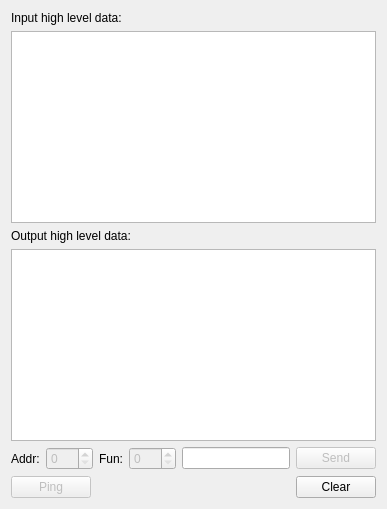
      <widget class="QWidget" name="TabData">
       <attribute name="title">
        <string>Data</string>
       </attribute>
       <layout class="QVBoxLayout" name="verticalLayout_2">
        <item>
         <widget class="QLabel" name="label_17">
          <property name="text">
           <string>Input high level data:</string>
          </property>
         </widget>
        </item>
        <item>
         <widget class="QTextEdit" name="MiddleInput">
          <property name="undoRedoEnabled">
           <bool>false</bool>
          </property>
          <property name="readOnly">
           <bool>true</bool>
          </property>
          <property name="acceptRichText">
           <bool>false</bool>
          </property>
         </widget>
        </item>
        <item>
         <widget class="QLabel" name="label_18">
          <property name="text">
           <string>Output high level data:</string>
          </property>
         </widget>
        </item>
        <item>
         <widget class="QTextEdit" name="MiddleOutput">
          <property name="undoRedoEnabled">
           <bool>false</bool>
          </property>
          <property name="readOnly">
           <bool>true</bool>
          </property>
          <property name="acceptRichText">
           <bool>false</bool>
          </property>
         </widget>
        </item>
        <item>
         <layout class="QHBoxLayout" name="horizontalLayout_5">
          <item>
           <widget class="QLabel" name="label_19">
            <property name="text">
             <string>Addr:</string>
            </property>
            <property name="buddy">
             <cstring>SendAddress</cstring>
            </property>
           </widget>
          </item>
          <item>
           <widget class="QSpinBox" name="SendAddress">
            <property name="enabled">
             <bool>false</bool>
            </property>
            <property name="maximum">
             <number>255</number>
            </property>
           </widget>
          </item>
          <item>
           <widget class="QLabel" name="label_20">
            <property name="text">
             <string>Fun:</string>
            </property>
            <property name="buddy">
             <cstring>SendFunction</cstring>
            </property>
           </widget>
          </item>
          <item>
           <widget class="QSpinBox" name="SendFunction">
            <property name="enabled">
             <bool>false</bool>
            </property>
            <property name="maximum">
             <number>255</number>
            </property>
           </widget>
          </item>
          <item>
           <widget class="QLineEdit" name="SendData"/>
          </item>
          <item>
           <widget class="QPushButton" name="MiddleSend">
            <property name="enabled">
             <bool>false</bool>
            </property>
            <property name="text">
             <string>Send</string>
            </property>
           </widget>
          </item>
         </layout>
        </item>
        <item>
         <layout class="QHBoxLayout" name="horizontalLayout_6">
          <item>
           <widget class="QPushButton" name="TerminatedPing">
            <property name="enabled">
             <bool>false</bool>
            </property>
            <property name="text">
             <string>Ping</string>
            </property>
           </widget>
          </item>
          <item>
           <spacer name="horizontalSpacer">
            <property name="orientation">
             <enum>Qt::Horizontal</enum>
            </property>
            <property name="sizeHint" stdset="0">
             <size>
              <width>40</width>
              <height>20</height>
             </size>
            </property>
           </spacer>
          </item>
          <item>
           <widget class="QPushButton" name="pushButton_2">
            <property name="text">
             <string>Clear</string>
            </property>
           </widget>
          </item>
         </layout>
        </item>
       </layout>
      </widget>
